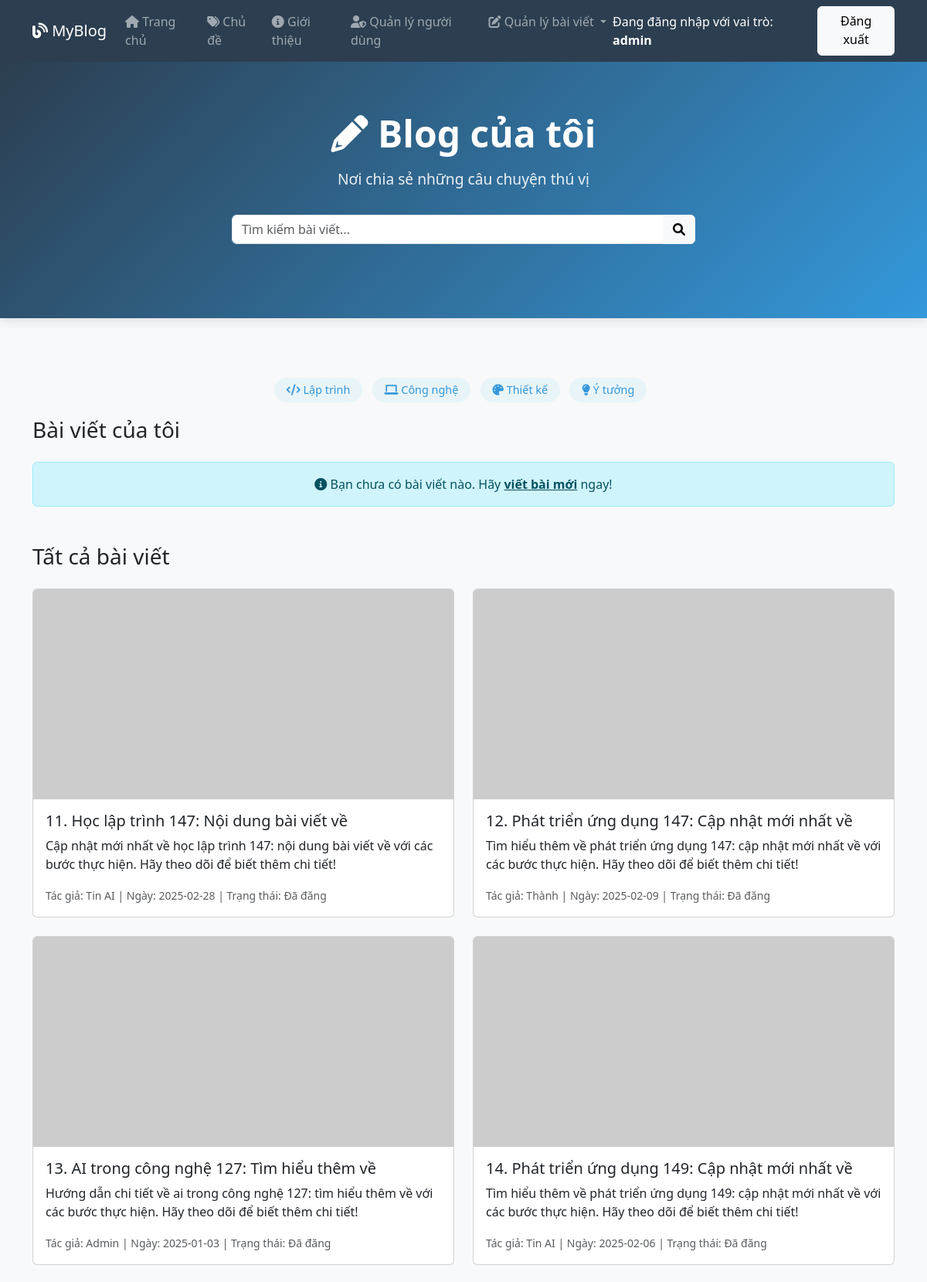
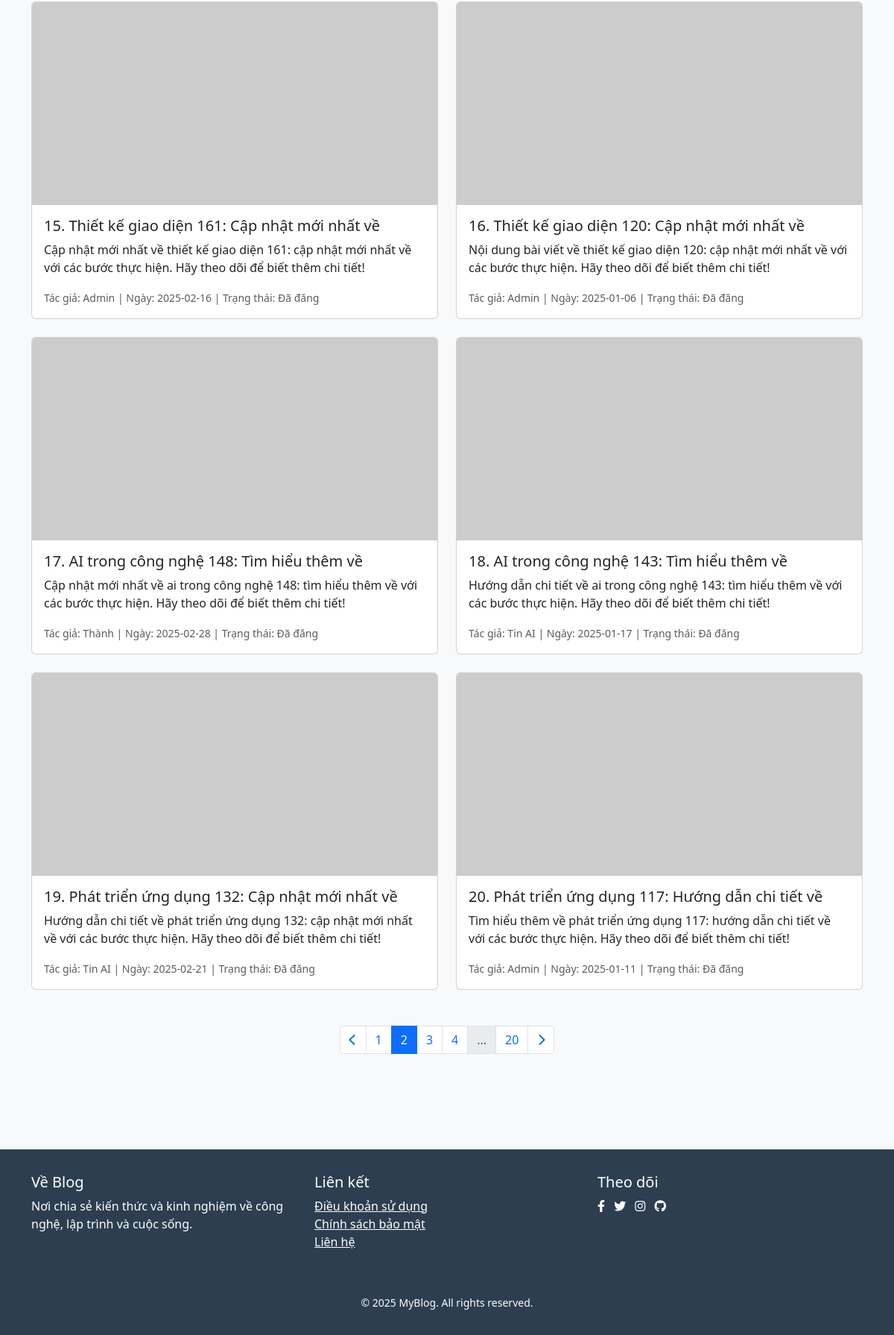
The app's page /page/2 (signed in) with its own data (2 pictures, top to bottom).
### tables this page shows
CREATE TABLE users (
        id INTEGER PRIMARY KEY,
        email TEXT UNIQUE NOT NULL,
        password TEXT NOT NULL,
        role TEXT DEFAULT 'user',
        is_blocked BOOLEAN DEFAULT 0
    );

CREATE TABLE posts (
        id INTEGER PRIMARY KEY,
        title TEXT NOT NULL,
        content TEXT NOT NULL,
        author TEXT NOT NULL,
        date TEXT NOT NULL,
        task TEXT DEFAULT 'Đã đăng'
    , image_url TEXT);

### app.py (the view)
@app.route('/', defaults={'page': 1})
@app.route('/page/<int:page>')
def index(page):
    if 'user_id' not in session:
        return redirect(url_for('login'))
    conn = get_db_connection()
    user = conn.execute('SELECT * FROM users WHERE id = ?', (session['user_id'],)).fetchone()
    conn.close()
    if not user:
        flash("Người dùng không tồn tại. Vui lòng đăng nhập lại.", "error")
        session.pop('user_id', None)
        return redirect(url_for('login'))
    if user['is_blocked']:
        flash("Tài khoản của bạn đã bị khóa.", "error")
        session.pop('user_id', None)
        return redirect(url_for('login'))
    user = dict(user)
    conn = get_db_connection()
    all_posts = conn.execute('SELECT * FROM posts ORDER BY id DESC').fetchall()
    user_posts = conn.execute('SELECT * FROM posts WHERE author = ? ORDER BY id DESC',
                             (user['email'],)).fetchall()
    conn.close()
    all_posts = [dict(post) for post in all_posts]
    user_posts = [dict(post) for post in user_posts]
    per_page = 10
    total_user_posts = len(user_posts)
    total_user_pages = (total_user_posts + per_page - 1) // per_page
    start_user = (page - 1) * per_page
    end_user = start_user + per_page
    paginated_user_posts = user_posts[start_user:end_user]
    total_all_posts = len(all_posts)
    total_all_pages = (total_all_posts + per_page - 1) // per_page
    start_all = (page - 1) * per_page
    end_all = start_all + per_page
    paginated_all_posts = all_posts[start_all:end_all]
    return render_template(
        'index.html',
        user=user,
        user_posts=paginated_user_posts,
        total_user_pages=total_user_pages,
        all_posts=paginated_all_posts,
        total_all_pages=total_all_pages,
        page=page
    )

### app.py (called while the page is built)
def get_db_connection():
    conn = sqlite3.connect(DATABASE)
    conn.row_factory = sqlite3.Row
    return conn

### templates/index.html (shortened to what this page needs)
<!DOCTYPE html>
<html lang="vi">
<head>
    <link rel="stylesheet" href="https://cdn.jsdelivr.net/npm/bootstrap@5.3.0/dist/css/bootstrap.min.css">
    <link rel="stylesheet" href="https://cdnjs.cloudflare.com/ajax/libs/font-awesome/6.0.0/css/all.min.css">
    <link rel="stylesheet" href="{{ url_for('static', filename='style.css') }}">
</head>
<body>
    <nav class="navbar navbar-expand-lg navbar-dark" style="background-color: var(--primary-color);">
        <div class="container">
            <a class="navbar-brand" href="/"><i class="fas fa-blog"></i> MyBlog</a>
            <div class="collapse navbar-collapse" id="navbarNav">
                <ul class="navbar-nav me-auto">
                    <li class="nav-item">
                        <a class="nav-link" href="/"><i class="fas fa-home"></i> Trang chủ</a>
                    </li>
                    <li class="nav-item">
                        <a class="nav-link" href="#"><i class="fas fa-tags"></i> Chủ đề</a>
                    </li>
                    <li class="nav-item">
                        <a class="nav-link" href="#"><i class="fas fa-info-circle"></i> Giới thiệu</a>
                    </li>
                    {% if user and user.role == 'admin' %}
                    <li class="nav-item">
                        <a class="nav-link" href="{{ url_for('admin') }}"><i class="fas fa-user-shield"></i> Quản lý người dùng</a>
                    </li>
                    {% endif %}
                    {% if user %}
                    <li class="nav-item dropdown">
                        <a class="nav-link dropdown-toggle" href="#" id="managePostsDropdown" role="button" data-bs-toggle="dropdown" aria-expanded="false">
                            <i class="fas fa-edit"></i> Quản lý bài viết
                        </a>
                    </li>
                    {% endif %}
                </ul>
                <div class="d-flex">
                    {% if user %}
                        <span class="navbar-text text-white me-3">Đang đăng nhập với vai trò: <strong>{{ user.role }}</strong></span>
                        <a href="{{ url_for('logout') }}" class="btn btn-light">Đăng xuất</a>
                    {% else %}
                        <a href="{{ url_for('login') }}" class="btn btn-outline-light me-2">Đăng nhập</a>
                        <a href="{{ url_for('register') }}" class="btn btn-light">Đăng ký</a>
                    {% endif %}
                </div>
            </div>
        </div>
    </nav>
    <header class="blog-header">
        <div class="container text-center">
            <h1><i class="fas fa-pencil-alt"></i> Blog của tôi</h1>
            <p>Nơi chia sẻ những câu chuyện thú vị</p>
            <div class="search-bar">
                <div class="input-group">
                    <input type="text" class="form-control" placeholder="Tìm kiếm bài viết...">
                    <button class="btn btn-light" type="button">
                        <i class="fas fa-search"></i>
                    </button>
                </div>
            </div>
        </div>
    </header>
    <div class="container py-5">
        <div class="mb-4 text-center">
            <span class="category-badge"><i class="fas fa-code"></i> Lập trình</span>
            <span class="category-badge"><i class="fas fa-laptop"></i> Công nghệ</span>
            <span class="category-badge"><i class="fas fa-palette"></i> Thiết kế</span>
            <span class="category-badge"><i class="fas fa-lightbulb"></i> Ý tưởng</span>
        </div>
        <h3 class="mb-4">Bài viết của tôi</h3>
        {% if user_posts %}
        <form method="POST" action="{{ url_for('delete_posts') }}">
            <div class="row">
                {% for post in user_posts %}
                <div class="col-md-6 mb-4">
                    <div class="card">
                        {% if post.image_url %}
                        <img src="{{ post.image_url }}" class="card-img-top" alt="{{ post.title }}">
                        {% endif %}
                        <div class="card-body">
                            <div class="form-check">
                                <input class="form-check-input" type="checkbox" name="post_ids" value="{{ post.id }}" id="post_{{ post.id }}">
                                <label class="form-check-label" for="post_{{ post.id }}">
                                    <h5 class="card-title">{{ (page-1)*10 + loop.index }}. {{ post.title }}</h5>
                                    <p class="card-text">{{ post.content }}</p>
                                    <p class="card-text"><small class="text-muted">Ngày: {{ post.date }} | Trạng thái: {{ post.task }}</small></p>
                                </label>
                            </div>
                            <button class="btn btn-warning btn-sm edit-post-btn" data-post-id="{{ post.id }}" data-bs-toggle="modal" data-bs-target="#editPostsModal">
                                <i class="fas fa-pen"></i> Sửa
                            </button>
                            <button class="btn btn-danger btn-sm delete-post-btn" data-post-id="{{ post.id }}" data-bs-toggle="modal" data-bs-target="#deletePostsModal">
                                <i class="fas fa-trash"></i> Xóa
                            </button>
                        </div>
                    </div>
                </div>
                {% endfor %}
            </div>
            <button type="submit" class="btn btn-danger mb-4"><i class="fas fa-trash"></i> Xóa bài viết đã chọn</button>
        </form>
        {% else %}
        <div class="alert alert-info text-center" role="alert">
            <i class="fas fa-info-circle"></i> Bạn chưa có bài viết nào. Hãy <a href="{{ url_for('new_post') }}" class="alert-link">viết bài mới</a> ngay!
        </div>
        {% endif %}
        <h3 class="mb-4 mt-5">Tất cả bài viết</h3>
        {% if all_posts %}
        <div class="row">
            {% for post in all_posts %}
            <div class="col-md-6 mb-4">
                <div class="card">
                    {% if post.image_url %}
                    <img src="{{ post.image_url }}" class="card-img-top" alt="{{ post.title }}">
                    {% endif %}
                    <div class="card-body">
                        <h5 class="card-title">{{ (page-1)*10 + loop.index }}. {{ post.title }}</h5>
                        <p class="card-text">{{ post.content }}</p>
                        <p class="card-text"><small class="text-muted">Tác giả: {{ post.author }} | Ngày: {{ post.date }} | Trạng thái: {{ post.task }}</small></p>
                    </div>
                </div>
            </div>
            {% endfor %}
        </div>
        {% else %}
        <div class="alert alert-info text-center" role="alert">
            <i class="fas fa-info-circle"></i> Chưa có bài viết nào trên hệ thống.
        </div>
        {% endif %}
        {% if total_all_pages > 1 %}
        <nav aria-label="All page navigation" class="mt-4">
            <ul class="pagination justify-content-center">
                <li class="page-item {% if page <= 1 %}disabled{% endif %}">
                    <a class="page-link" href="{% if page > 1 %}{{ url_for('index', page=page-1) }}{% else %}#{% endif %}"><i class="fas fa-chevron-left"></i></a>
                </li>
                {% set start_page = page - 2 if page - 2 > 1 else 1 %}
                {% set end_page = page + 3 if page + 3 <= total_all_pages + 1 else total_all_pages + 1 %}
                {% for p in range(start_page, end_page) %}
                <li class="page-item {% if p == page %}active{% endif %}">
                    <a class="page-link" href="{{ url_for('index', page=p) }}">{{ p }}</a>
                </li>
                {% endfor %}
                {% if page < total_all_pages - 2 %}
                {% if page < total_all_pages - 3 %}
                <li class="page-item disabled"><span class="page-link">...</span></li>
                {% endif %}
                <li class="page-item"><a class="page-link" href="{{ url_for('index', page=total_all_pages) }}">{{ total_all_pages }}</a></li>
                {% endif %}
                <li class="page-item {% if page >= total_all_pages %}disabled{% endif %}">
                    <a class="page-link" href="{% if page < total_all_pages %}{{ url_for('index', page=page+1) }}{% else %}#{% endif %}"><i class="fas fa-chevron-right"></i></a>
                </li>
            </ul>
        </nav>
        {% endif %}
    </div>
    <footer class="footer">
        <div class="container">
            <div class="row">
                <div class="col-md-4">
                    <h5>Về Blog</h5>
                    <p>Nơi chia sẻ kiến thức và kinh nghiệm về công nghệ, lập trình và cuộc sống.</p>
                </div>
                <div class="col-md-4">
                    <h5>Liên kết</h5>
                    <ul class="list-unstyled">
                        <li><a href="#" class="text-white">Điều khoản sử dụng</a></li>
                        <li><a href="#" class="text-white">Chính sách bảo mật</a></li>
                        <li><a href="#" class="text-white">Liên hệ</a></li>
                    </ul>
                </div>
                <div class="col-md-4">
                    <h5>Theo dõi</h5>
                    <div class="social-links">
                        <a href="#" class="text-white me-2"><i class="fab fa-facebook-f"></i></a>
                        <a href="#" class="text-white me-2"><i class="fab fa-twitter"></i></a>
                        <a href="#" class="text-white me-2"><i class="fab fa-instagram"></i></a>
                        <a href="#" class="text-white"><i class="fab fa-github"></i></a>
                    </div>
                </div>
            </div>
            <hr class="mt-4 mb-3" style="border-color: rgba(255,255,255,0.1);">
            <div class="text-center">
                <small>© 2025 MyBlog. All rights reserved.</small>
            </div>
        </div>
    </footer>
</body>
</html>

### static/style.css (style rules this page uses)
:root { --primary-color: #2c3e50; --secondary-color: #3498db; --accent-color: #e74c3c; }
body { font-family: 'Segoe UI', Tahoma, Geneva, Verdana, sans-serif; background-color: #f8f9fa; }
.blog-header { background: linear-gradient(135deg, var(--primary-color), var(--secondary-color)); color: white; padding: 4rem 0; margin-bottom: 2rem; box-shadow: 0 4px 12px rgba(0,0,0,0.1); }
.blog-header h1 { font-size: 3rem; font-weight: 700; margin-bottom: 1rem; }
.blog-header p { font-size: 1.2rem; opacity: 0.9; }
.search-bar { max-width: 600px; margin: 2rem auto; }
.category-badge { background: #e8f4f8; color: var(--secondary-color); padding: 0.4rem 1rem; border-radius: 20px; font-size: 0.9rem; margin-right: 0.5rem; }
.footer { background: var(--primary-color); color: white; padding: 2rem 0; margin-top: 4rem; }

### records on screen
users: role "admin"
posts: index "11", title "Học lập trình 147: Nội dung bài viết về", content "Cập nhật mới nhất về học lập trình 147: nội dung bài viết về với các bước thực hiện. Hãy theo dõi để biết thêm chi tiết!", author "Tin AI", date "2025-02-28", task "Đã đăng"
posts: index "12", title "Phát triển ứng dụng 147: Cập nhật mới nhất về", content "Tìm hiểu thêm về phát triển ứng dụng 147: cập nhật mới nhất về với các bước thực hiện. Hãy theo dõi để biết thêm chi tiết!", author "Thành", date "2025-02-09", task "Đã đăng"
posts: index "13", title "AI trong công nghệ 127: Tìm hiểu thêm về", content "Hướng dẫn chi tiết về ai trong công nghệ 127: tìm hiểu thêm về với các bước thực hiện. Hãy theo dõi để biết thêm chi tiết!", author "Admin", date "2025-01-03", task "Đã đăng"
posts: index "14", title "Phát triển ứng dụng 149: Cập nhật mới nhất về", content "Tìm hiểu thêm về phát triển ứng dụng 149: cập nhật mới nhất về với các bước thực hiện. Hãy theo dõi để biết thêm chi tiết!", author "Tin AI", date "2025-02-06", task "Đã đăng"
posts: index "15", title "Thiết kế giao diện 161: Cập nhật mới nhất về", content "Cập nhật mới nhất về thiết kế giao diện 161: cập nhật mới nhất về với các bước thực hiện. Hãy theo dõi để biết thêm chi tiết!", author "Admin", date "2025-02-16", task "Đã đăng"
posts: index "16", title "Thiết kế giao diện 120: Cập nhật mới nhất về", content "Nội dung bài viết về thiết kế giao diện 120: cập nhật mới nhất về với các bước thực hiện. Hãy theo dõi để biết thêm chi tiết!", author "Admin", date "2025-01-06", task "Đã đăng"
posts: index "17", title "AI trong công nghệ 148: Tìm hiểu thêm về", content "Cập nhật mới nhất về ai trong công nghệ 148: tìm hiểu thêm về với các bước thực hiện. Hãy theo dõi để biết thêm chi tiết!", author "Thành", date "2025-02-28", task "Đã đăng"
posts: index "18", title "AI trong công nghệ 143: Tìm hiểu thêm về", content "Hướng dẫn chi tiết về ai trong công nghệ 143: tìm hiểu thêm về với các bước thực hiện. Hãy theo dõi để biết thêm chi tiết!", author "Tin AI", date "2025-01-17", task "Đã đăng"
posts: index "19", title "Phát triển ứng dụng 132: Cập nhật mới nhất về", content "Hướng dẫn chi tiết về phát triển ứng dụng 132: cập nhật mới nhất về với các bước thực hiện. Hãy theo dõi để biết thêm chi tiết!", author "Tin AI", date "2025-02-21", task "Đã đăng"
posts: index "20", title "Phát triển ứng dụng 117: Hướng dẫn chi tiết về", content "Tìm hiểu thêm về phát triển ứng dụng 117: hướng dẫn chi tiết về với các bước thực hiện. Hãy theo dõi để biết thêm chi tiết!", author "Admin", date "2025-01-11", task "Đã đăng"

### other values on screen
{{ p }} "1" "2" "3" "4"
{{ total_all_pages }} "20"
